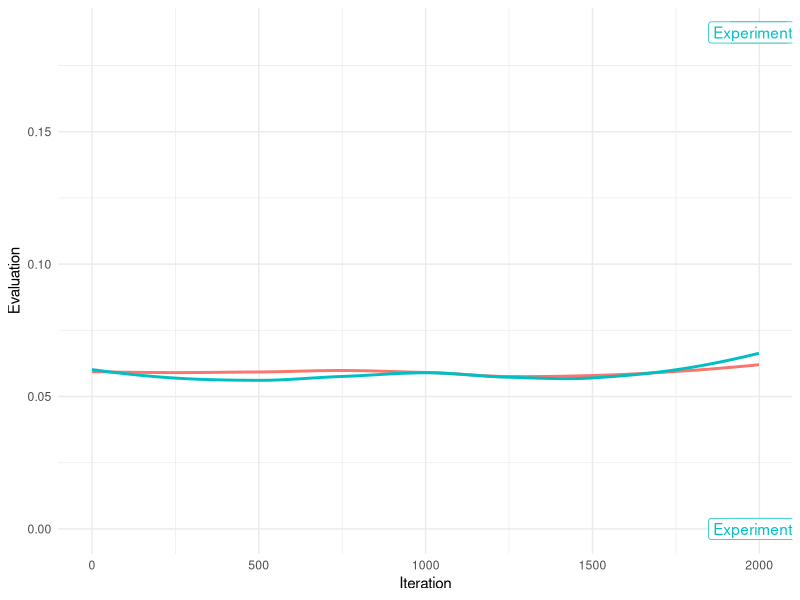

The R source for this figure:
library(tidyverse)
df <- read.csv("data.csv") %>%
  mutate(model = ifelse(model == "control", "Experimental", "Control")) %>%
  filter(iter < 2000)

plot <- ggplot(
  data = df %>% mutate(
    Model = model,
    Evaluation = evaluation,
    Iteration = iter,
    Label = if_else(iter == max(iter), as.character(model), NA_character_)
  ),
  mapping = aes(x = Iteration, y = Evaluation, color = Model),
) +
  geom_smooth(method = "loess", se = FALSE, show.legend = FALSE) +
  geom_label(
    mapping = aes(label = Label),
    nudge_x = -1,
    na.rm = TRUE,
    show.legend = FALSE
  ) +
  theme_minimal()
ggsave("images/graph.png", plot = plot, width = 10, height = 8)
